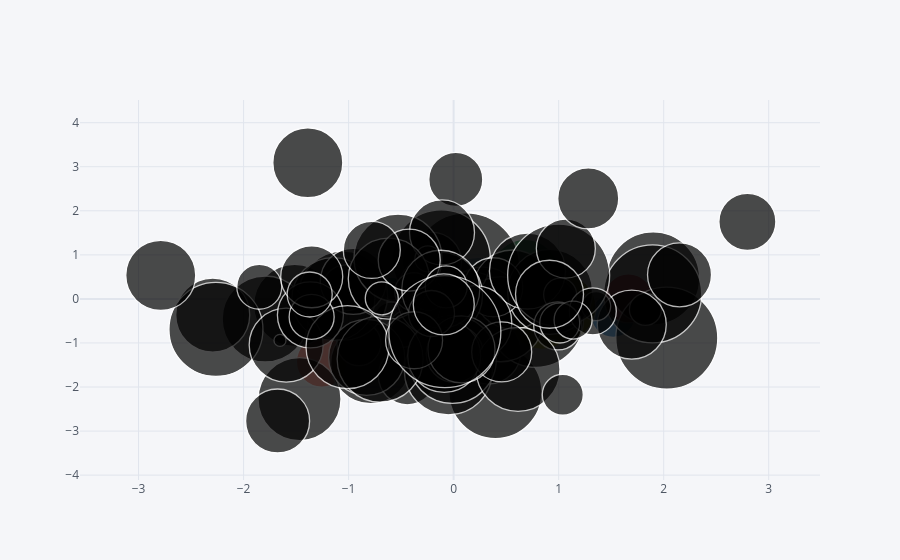

The cell this chart's notebook holds for it:
### Code cell
df.iplot(kind = 'bubble',x = 'A', y = 'B', size = 'C' )
